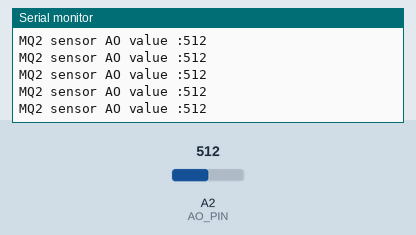
A sketch run on a simulated Arduino Uno, built with avr-gcc and run on an emulated ATmega328P. Shown: the last lines printed to the serial monitor. Inputs (shaded band) come from the test bench; at power-on: A2 (AO_PIN) = 512.

Above: at 3.2 s.
3.3 s: A2 (AO_PIN) set to 109
At 3.8 s:
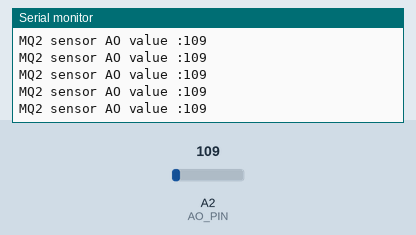
6.3 s: A2 (AO_PIN) set to 90
At 6.9 s:
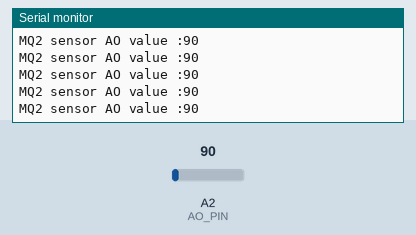
Timing chart, 0 to 7.5 s (numbered marks = the images above; inputs shaded):
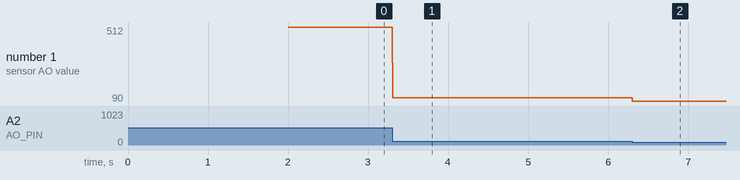

The sketch:

MQ2.ino
```cpp
#define AO_PIN 2
void setup(){

Serial.begin(115200);
Serial.println("warming up the MQ2 sensor");
delay(2000);
}
void loop(){
int gasvalue = analogRead(AO_PIN);

Serial.print("MQ2 sensor AO value :");
Serial.println(gasvalue);
}
```

Measured:
- after the input at 3.3 s, the serial monitor: prints a new line at once (image 1)
- after the input at 6.3 s, the serial monitor: prints a new line at once (image 2)
- plotted number 1: 512 → 109 after the input at 3.3 s, 109 → 90 after the input at 6.3 s
